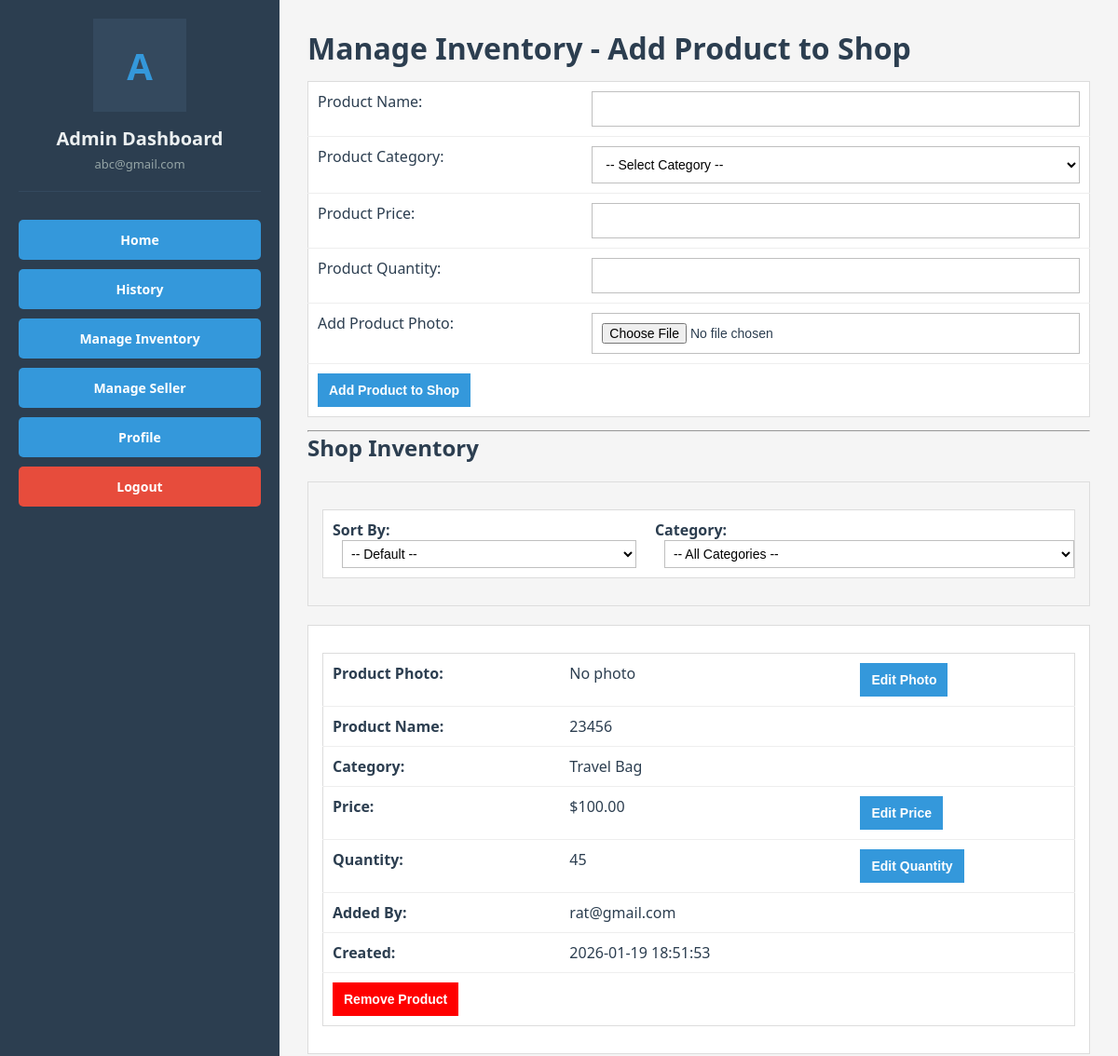
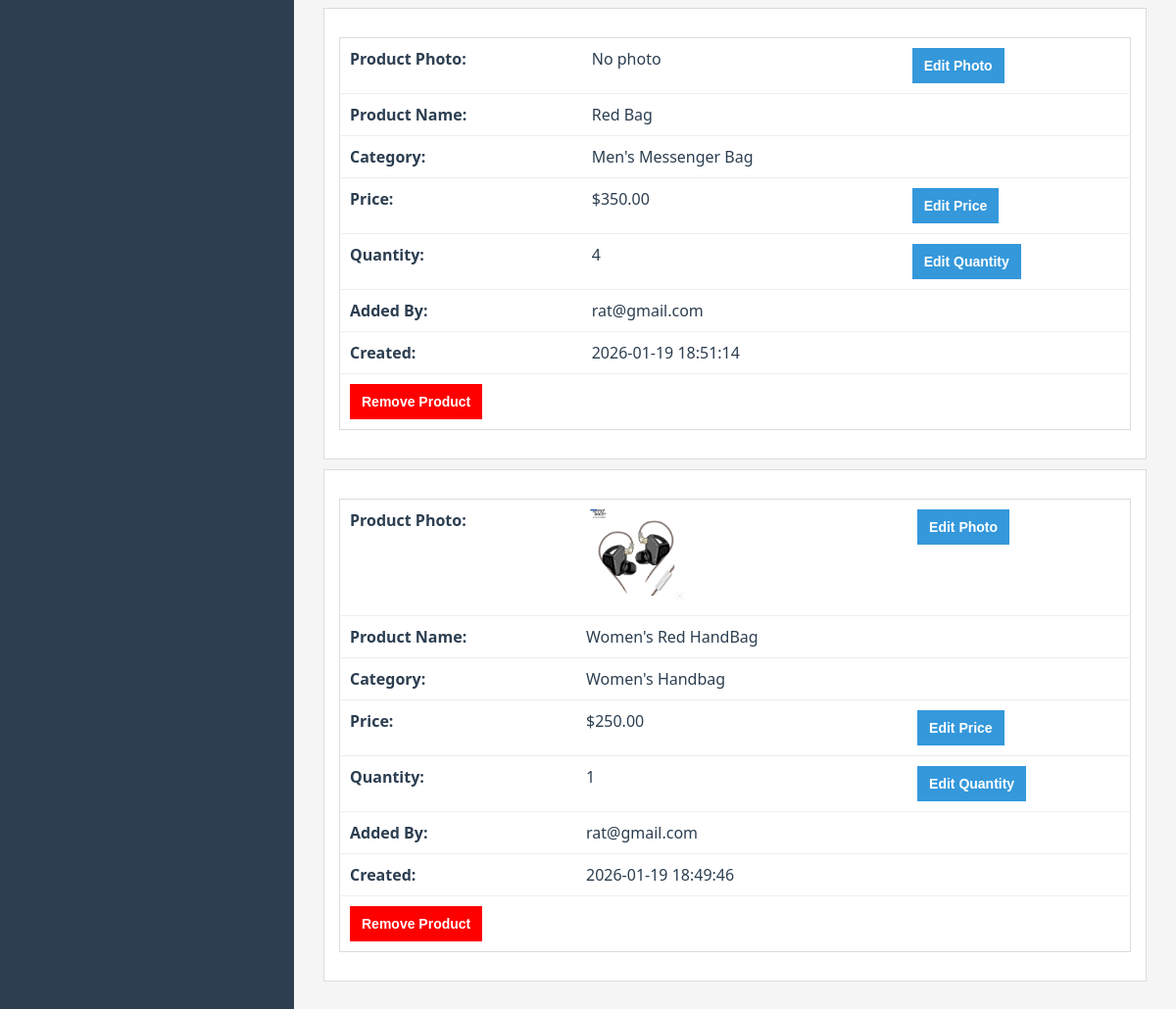
/Admin/View/ManInventory.php (signed in), run on the app's committed database (2 pictures, top to bottom).
### tables this page shows
CREATE TABLE `products` (
  `id` int(11) NOT NULL,
  `seller_email` varchar(255) NOT NULL,
  `product_name` varchar(255) NOT NULL,
  `product_category` varchar(100) NOT NULL,
  `product_price` decimal(10,2) NOT NULL,
  `product_quantity` int(11) NOT NULL,
  `product_photo` varchar(255) NOT NULL,
  `created_at` timestamp NOT NULL DEFAULT current_timestamp()
);

### Admin/Model/DBConnectr.php (called while the page is built, shortened)
<?php
class DBConnectr {
function getAllProducts($connection) {
    $sql = "SELECT * FROM products ORDER BY created_at DESC";
    $stmt = $connection->prepare($sql);
    $stmt->execute();
    $result = $stmt->get_result();
    return $result;
}
}
?>

### Admin/View/ManInventory.php (the view, shortened to what this page needs)
<?php
$previousValues = $_SESSION['previousValues'] ?? [];
?>
<!DOCTYPE html>
<html lang="en">
<head>
    <link rel="stylesheet" href="../Design/admin.css">
</head>
<body>
    <div class="container">
        <aside class="sidebar">
            <div class="profile-section">
                <div class="profile-placeholder">A</div>
                <div class="welcome-text">Admin Dashboard</div>
                <div class="user-email"><?php echo htmlspecialchars($_SESSION['email'] ?? ''); ?></div>
            </div>
            <div class="actions-section">
                <a class="action-btn" href="AHomePage.php">Home</a>
                <a class="action-btn" href="allHistory.php">History</a>
                <a class="action-btn" href="ManInventory.php">Manage Inventory</a>
                <a class="action-btn" href="ManSeller.php">Manage Seller</a>
                <a class="action-btn" href="profile.php">Profile</a>
                <a class="action-btn logout" href="../../Login and Signup/Controller/logout.php">Logout</a>
            </div>
        </aside>
        <main class="main-content">
            <h1>Manage Inventory - Add Product to Shop</h1>
    <div>
        <form action="../Controller/AddProductPhpVal.php" method="POST" enctype="multipart/form-data" onsubmit="validateAddProduct(event)">
            <table>
                <tr>
                    <td><label for="pname">Product Name:</label></td>
                    <td>
                        <input type="text" id="pname" name="pname" value="<?php echo htmlspecialchars($previousValues['pname'] ?? ''); ?>">
                    </td>
                </tr>
                <tr>
                    <td><label for="pdesc">Product Category:</label></td>
                    <td>
                        <select id="pdesc" name="pdesc">
                            <option value="">-- Select Category --</option>
                        </select>
                    </td>
                </tr>
                <tr>
                    <td><label for="pprice">Product Price:</label></td>
                    <td>
                        <input type="number" id="pprice" name="pprice" step="0.01" value="<?php echo htmlspecialchars($previousValues['pprice'] ?? ''); ?>">
                    </td>
                </tr>
                <tr>
                    <td><label for="pquantity">Product Quantity:</label></td>
                    <td>
                        <input type="number" id="pquantity" name="pquantity" value="<?php echo htmlspecialchars($previousValues['pquantity'] ?? ''); ?>">
                    </td>
                </tr>
                <tr>
                    <td><label for="pPhoto">Add Product Photo:</label></td>
                    <td>
                        <input type="file" id="pPhoto" name="pPhoto" accept="image/*">
                    </td>
                </tr>
                <tr>
                    <td colspan="2">
                        <input type="submit" value="Add Product to Shop">
                    </td>
                </tr>
            </table>
        </form>
    </div>
     <hr>
    <h2>Shop Inventory</h2>
    <div style="margin: 20px 0; padding: 15px; background-color: #f5f5f5; border: 1px solid #ddd;">
        <table>
            <tr>
                <td style="padding-right: 20px;">
                    <label for="sortBy"><strong>Sort By:</strong></label>
                    <select id="sortBy" name="sortBy" onchange="filterInventory()" style="padding: 5px; margin-left: 10px;">
                        <option value="">-- Default --</option>
                    </select>
                </td>
                <td>
                    <label for="categoryFilter"><strong>Category:</strong></label>
                    <select id="categoryFilter" name="categoryFilter" onchange="filterInventory()" style="padding: 5px; margin-left: 10px;">
                        <option value="">-- All Categories --</option>
                    </select>
                </td>
            </tr>
        </table>
    </div>
    <?php
    include "../Model/DBConnectr.php";
    $db = new DBConnectr();
    $connection = $db->openConnection();
    $products = $db->getAllProducts($connection);
    ?>
    <div id="productsContainer">
    <?php
    if ($products->num_rows > 0):
        while ($product = $products->fetch_assoc()):
    ?>
        <div style="border: 1px solid #000; padding: 15px; margin: 10px 0;">
            <table>
                <tr>
                    <td><strong>Product Photo:</strong></td>
                    <td>
                        <div id="photoDisplay_<?php echo $product['id']; ?>">
                            <?php if (!empty($product['product_photo']) && file_exists("../../" . $product['product_photo'])): ?>
                                <img src="<?php echo htmlspecialchars("../../" . $product['product_photo']); ?>" width="100" height="100">
                            <?php else: ?>
                                <p>No photo</p>
                            <?php endif; ?>
                        </div>
                    </td>
                    <td>
                        <input type="button" id="photoBtn_<?php echo $product['id']; ?>" value="Edit Photo" onclick="togglePhotoEdit(<?php echo $product['id']; ?>)">
                    </td>
                </tr>
                <tr>
                    <td><strong>Product Name:</strong></td>
                    <td><?php echo htmlspecialchars($product['product_name']); ?></td>
                    <td></td>
                </tr>
                <tr>
                    <td><strong>Category:</strong></td>
                    <td><?php echo htmlspecialchars($product['product_category']); ?></td>
                    <td></td>
                </tr>
                <tr>
                    <td><strong>Price:</strong></td>
                    <td>
                        <span id="priceDisplay_<?php echo $product['id']; ?>">
                            $<?php echo htmlspecialchars(number_format($product['product_price'], 2)); ?>
                        </span>
                    </td>
                    <td>
                        <input type="button" id="priceBtn_<?php echo $product['id']; ?>" value="Edit Price" onclick="toggleEdit('price', <?php echo $product['id']; ?>)">
                    </td>
                </tr>
                <tr>
                    <td><strong>Quantity:</strong></td>
                    <td>
                        <span id="quantityDisplay_<?php echo $product['id']; ?>">
                            <?php echo htmlspecialchars($product['product_quantity']); ?>
                        </span>
                    </td>
                    <td>
                        <input type="button" id="quantityBtn_<?php echo $product['id']; ?>" value="Edit Quantity" onclick="toggleEdit('quantity', <?php echo $product['id']; ?>)">
                    </td>
                </tr>
                <tr>
                    <td><strong>Added By:</strong></td>
                    <td><?php echo htmlspecialchars($product['seller_email']); ?></td>
                    <td></td>
                </tr>
                <tr>
                    <td><strong>Created:</strong></td>
                    <td><?php echo htmlspecialchars($product['created_at']); ?></td>
                    <td></td>
                </tr>
                <tr>
                    <td colspan="3">
                        <input type="button" value="Remove Product" style="background-color: red; color: white;" onclick="confirmDelete(<?php echo $product['id']; ?>, '<?php echo htmlspecialchars($product['product_name']); ?>')">
                    </td>
                </tr>
            </table>
        </div>
    <?php
        endwhile;
    else:
    ?>
        <p>No products in inventory.</p>
    <?php endif; ?>
    </div>
        </main>
    </div>
</body>
</html>

### Admin/Design/admin.css (style rules this page uses)
:root { --bg: #f5f5f5; --panel: #ffffff; --text: #2c3e50; --muted: #7f8c8d; --border: #dcdcdc; --primary: #3498db; --primary-hover: #2980b9; --danger: #e74c3c; --danger-hover: #c0392b; }
* { margin: 0; padding: 0; box-sizing: border-box; }
body { font-family: 'Segoe UI', Tahoma, Geneva, Verdana, sans-serif; background: var(--bg); color: var(--text); padding: 0; }
.container { display: flex; height: 100vh; }
.sidebar { width: 300px; background-color: var(--text); color: #ffffff; padding: 20px; overflow-y: auto; }
.profile-section { text-align: center; margin-bottom: 30px; padding-bottom: 20px; border-bottom: 1px solid #34495e; }
.profile-placeholder { width: 100px; height: 100px; border-radius: 0; background-color: #34495e; display: flex; align-items: center; justify-content: center; margin: 0 auto 15px; font-size: 40px; color: var(--primary); font-weight: 800; }
.welcome-text { font-size: 20px; font-weight: 600; margin-bottom: 5px; color: #ecf0f1; }
.user-email { font-size: 13px; color: #95a5a6; word-break: break-word; }
.actions-section { margin-top: 20px; }
.action-btn { display: block; width: 100%; padding: 12px; margin-bottom: 10px; background-color: var(--primary); color: #ffffff; text-align: center; text-decoration: none; border-radius: 5px; font-size: 14px; font-weight: 600; }
.action-btn.logout { background-color: var(--danger); }
.main-content { flex: 1; padding: 30px; overflow-y: auto; }
h1, h2 { color: var(--text); margin: 0 0 14px; }
table { width: 100%; max-width: 980px; border-collapse: collapse; background: var(--panel); border: 1px solid var(--border); margin: 14px 0; }
td { padding: 10px; border-bottom: 1px solid #eee; vertical-align: top; }
tr:last-child td { border-bottom: none; }
input[type="text"], input[type="email"], input[type="password"], input[type="number"], select, input[type="file"] { width: 100%; padding: 10px; border: 1px solid #bfbfbf; background: #fff; font-size: 14px; }
button, input[type="button"], input[type="submit"] { padding: 10px 12px; border: none; background: var(--primary); color: #fff; cursor: pointer; font-size: 14px; font-weight: 600; }
a { color: var(--primary); }
div[style*="border: 1px solid #000"] { border: 1px solid var(--border) !important; background: var(--panel); }
img { max-width: 100%; height: auto; }

### data on the page
products: shows "No photo", product_name "23456", product_category "Travel Bag", product_price "100.00", product_quantity "45", seller_email "rat@gmail.com", created_at "2026-01-19 18:51:53"
products: shows "No photo", product_name "Red Bag", product_category "Men's Messenger Bag", product_price "350.00", product_quantity "4", seller_email "rat@gmail.com", created_at "2026-01-19 18:51:14"
products: product_photo (picture), product_name "Women's Red HandBag", product_category "Women's Handbag", product_price "250.00", product_quantity "1", seller_email "rat@gmail.com", created_at "2026-01-19 18:49:46"

### other printed values
$_SESSION['email'] "abc@gmail.com"
